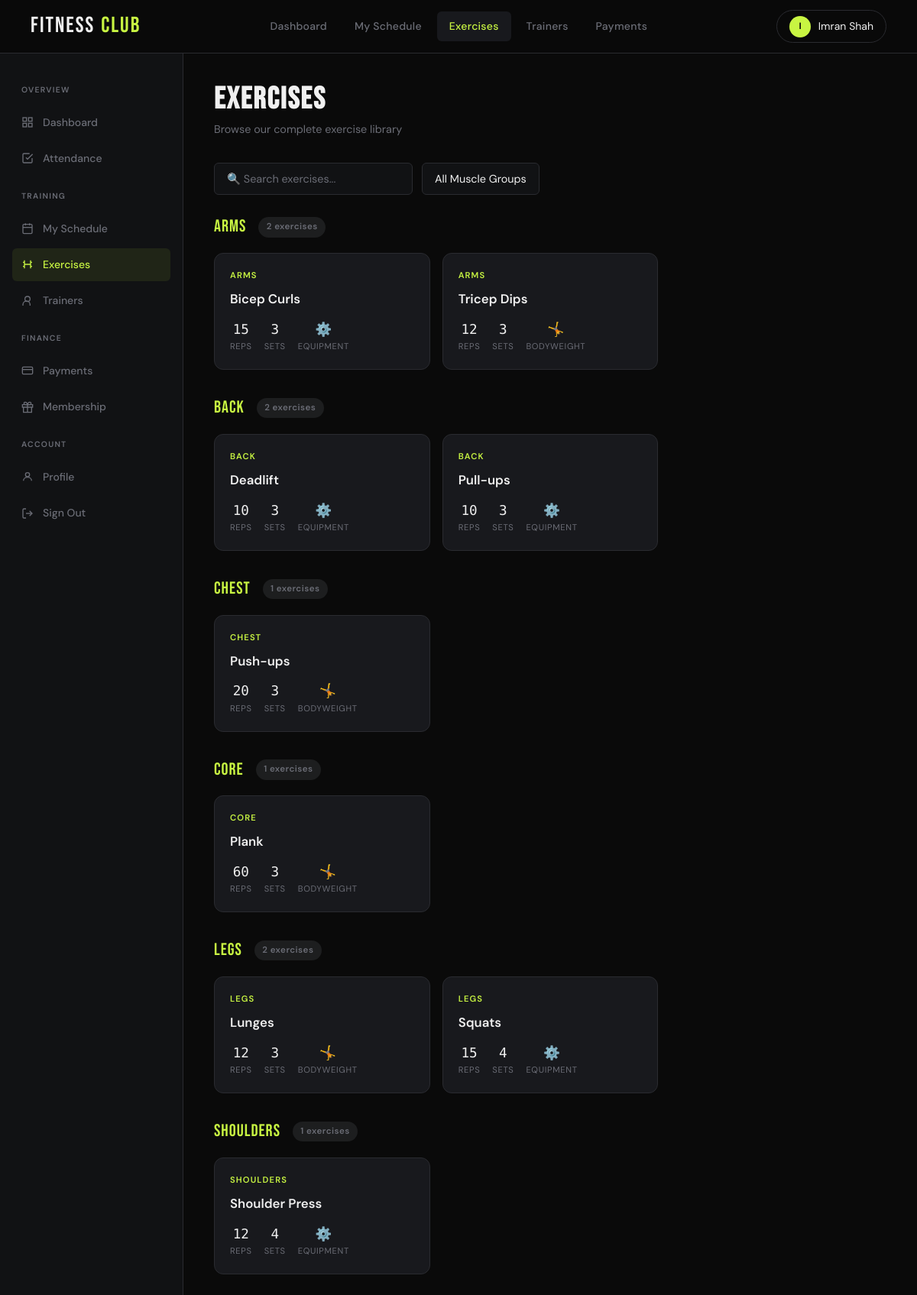
Screenshot of /user/exercises.php (signed in) with the database file from the repository.
### tables this page shows
CREATE TABLE `exercise` (
  `ExerciseID` int(11) NOT NULL,
  `ExerciseName` varchar(100) DEFAULT NULL,
  `MuscleGroup` varchar(50) DEFAULT NULL,
  `EquipmentNeeded` tinyint(1) DEFAULT NULL,
  `Repetitions` int(11) DEFAULT NULL,
  `Sets` int(11) DEFAULT NULL
);

### user/exercises.php (the view, shortened to what this page needs)
<?php
require_once 'user_db.php';
$search = trim($_GET['q'] ?? '');
$where = [];
$where_sql = $where ? 'WHERE ' . implode(' AND ', $where) : '';
$exercises = $conn->query("SELECT * FROM Exercise $where_sql ORDER BY MuscleGroup, ExerciseName");
require_once 'user_header.php';
?>
<div class="page-header">
  <div class="page-header-row">
    <div>
      <h1>EXERCISES</h1>
      <p>Browse our complete exercise library</p>
    </div>
  </div>
</div>
<form method="GET" style="display:flex;gap:0.75rem;margin-bottom:1.5rem;flex-wrap:wrap;">
  <input type="text" name="q" class="form-control" placeholder="🔍 Search exercises..." value="<?= htmlspecialchars($search) ?>" style="max-width:260px;">
  <select name="muscle" class="form-control" style="width:auto;" onchange="this.form.submit()">
    <option value="">All Muscle Groups</option>
  </select>
</form>
<?php
$grouped = [];
$exercises_data = [];
while ($e = $exercises->fetch_assoc()) { $exercises_data[] = $e; }
foreach ($exercises_data as $e) {
  $grouped[$e['MuscleGroup'] ?: 'Other'][] = $e;
}
if (empty($grouped)):
?>
<div class="card" style="text-align:center;padding:3rem;">
  <p class="text-muted">No exercises found matching your search.</p>
</div>
<?php else: ?>
<?php foreach ($grouped as $muscle => $exs): ?>
<div style="margin-bottom:2rem;">
  <div style="display:flex;align-items:center;gap:1rem;margin-bottom:1rem;">
    <span style="font-family:var(--font-display);font-size:1.4rem;letter-spacing:1px;color:var(--lime);"><?= strtoupper($muscle) ?></span>
    <span class="badge badge-gray"><?= count($exs) ?> exercises</span>
  </div>
  <div class="exercise-grid">
    <?php foreach ($exs as $e): ?>
    <div class="exercise-card">
      <div class="exercise-muscle"><?= htmlspecialchars($e['MuscleGroup']) ?></div>
      <div class="exercise-name"><?= htmlspecialchars($e['ExerciseName']) ?></div>
      <div class="exercise-meta">
        <div class="exercise-meta-item">
          <div class="val"><?= $e['Repetitions'] ?: '—' ?></div>
          <div class="lbl">Reps</div>
        </div>
        <div class="exercise-meta-item">
          <div class="val"><?= $e['Sets'] ?: '—' ?></div>
          <div class="lbl">Sets</div>
        </div>
        <div class="exercise-meta-item">
          <div class="val"><?= $e['EquipmentNeeded'] ? '⚙️' : '🤸' ?></div>
          <div class="lbl"><?= $e['EquipmentNeeded'] ? 'Equipment' : 'Bodyweight' ?></div>
        </div>
      </div>
    </div>
    <?php endforeach; ?>
  </div>
</div>
<?php endforeach; ?>
<?php endif; ?>
<?php require_once 'user_footer.php'; ?>

### user/style.css (style rules this page uses)
:root { --black: #0a0a0a; --dark: #111214; --card: #18191d; --border: #2a2b30; --lime: #c8f542; --lime-dim: #9bbf28; --white: #f0f0f0; --muted: #6b6d76; --red: #ff4545; --orange: #ff8c42; --blue: #4a9eff; --radius: 12px; --radius-sm: 6px; --font-display: 'Bebas Neue', sans-serif; --font-body: 'DM Sans', sans-serif; --font-mono: 'DM Mono', monospace; }
*, *::before, *::after { box-sizing: border-box; margin: 0; padding: 0; }
html { scroll-behavior: smooth; }
body { font-family: var(--font-body); background: var(--black); color: var(--white); line-height: 1.6; min-height: 100vh; }
.badge { display: inline-flex; align-items: center; padding: 0.25rem 0.65rem; border-radius: 99px; font-size: 0.72rem; font-weight: 600; letter-spacing: 0.04em; white-space: nowrap; }
.badge-gray { background: rgba(107,109,118,0.2); color: var(--muted); }
.form-control { width: 100%; background: var(--dark); border: 1px solid var(--border); border-radius: var(--radius-sm); padding: 0.7rem 1rem; color: var(--white); font-family: var(--font-body); font-size: 0.9rem; transition: border-color 0.2s, box-shadow 0.2s; -webkit-appearance: none; }
.form-control::placeholder { color: var(--muted); }
.page-header { margin-bottom: 2rem; }
.page-header h1 { font-family: var(--font-display); font-size: 2.5rem; letter-spacing: 2px; color: var(--white); line-height: 1; }
.page-header p { color: var(--muted); margin-top: 0.5rem; font-size: 0.9rem; }
.page-header-row { display: flex; align-items: flex-end; justify-content: space-between; gap: 1rem; flex-wrap: wrap; }
.exercise-grid { display: grid; grid-template-columns: repeat(auto-fill, minmax(280px, 1fr)); gap: 1rem; }
.exercise-card { background: var(--card); border: 1px solid var(--border); border-radius: var(--radius); padding: 1.25rem; transition: all 0.2s; }
.exercise-muscle { font-size: 0.7rem; text-transform: uppercase; letter-spacing: 0.1em; color: var(--lime); font-weight: 600; margin-bottom: 0.5rem; }
.exercise-name { font-size: 1.05rem; font-weight: 600; margin-bottom: 0.75rem; }
.exercise-meta { display: flex; gap: 1rem; }
.exercise-meta-item { text-align: center; }
.exercise-meta-item .val { font-family: var(--font-mono); font-size: 1.1rem; font-weight: 500; color: var(--white); }
.exercise-meta-item .lbl { font-size: 0.7rem; color: var(--muted); text-transform: uppercase; letter-spacing: 0.06em; }

### rows the page displays
exercise: MuscleGroup "ARMS", ExerciseName "Bicep Curls", Repetitions "15", Sets "3", EquipmentNeeded "EQUIPMENT"
exercise: MuscleGroup "ARMS", ExerciseName "Tricep Dips", Repetitions "12", Sets "3", EquipmentNeeded "BODYWEIGHT"
exercise: MuscleGroup "BACK", ExerciseName "Deadlift", Repetitions "10", Sets "3", EquipmentNeeded "EQUIPMENT"
exercise: MuscleGroup "BACK", ExerciseName "Pull-ups", Repetitions "10", Sets "3", EquipmentNeeded "EQUIPMENT"
exercise: MuscleGroup "CHEST", ExerciseName "Push-ups", Repetitions "20", Sets "3", EquipmentNeeded "BODYWEIGHT"
exercise: MuscleGroup "CORE", ExerciseName "Plank", Repetitions "60", Sets "3", EquipmentNeeded "BODYWEIGHT"
exercise: MuscleGroup "LEGS", ExerciseName "Lunges", Repetitions "12", Sets "3", EquipmentNeeded "BODYWEIGHT"
exercise: MuscleGroup "LEGS", ExerciseName "Squats", Repetitions "15", Sets "4", EquipmentNeeded "EQUIPMENT"
exercise: MuscleGroup "SHOULDERS", ExerciseName "Shoulder Press", Repetitions "12", Sets "4", EquipmentNeeded "EQUIPMENT"

### other values shown
$initials "I"
$_SESSION['user_name'] "Imran Shah"
$muscle "ARMS"
count($exs) "2"
$muscle "BACK"
$muscle "CHEST"
count($exs) "1"
$muscle "CORE"
$muscle "LEGS"
$muscle "SHOULDERS"
